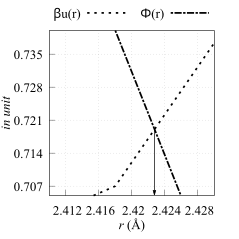

Here is the gnuplot script that generated this plot:
set arrow 1 from 2.42274,0.719056 to 2.42274,0.7051 head filled size screen 0.02,15 lw 2 lc rgb "black" front

lwca = 'LWCA.RES'

set terminal eps enhanced background rgb 'white' \
    size 2.39, 2.39                                    \
    font "Times New Roman,14pt"

set encoding iso_8859_1

set output 'sigma.eps'

#: range
xr_uf = 2.41
xr_ut = 2.430

yr_uf = 0.705
yr_ut = 0.740

set xr [xr_uf to xr_ut]
set yr [yr_uf to yr_ut]

#: tics
set ytics 0.0, 0.007 nomirror
set xtics 0.0, 0.004 nomirror

#: line styles

l_w = 5
set style line 11 dt (5,  10)                       lw l_w lc "black"
set style line 12 dt (5,  3, 15, 3) 		    lw l_w lc "black"

set xlabel "{/Times-Italic r} (\305)" offset 0, 0.5 font "Times New Roman,14"
set ylabel "{/Times-Italic in unit}" offset 2, 0 font "Times New Roman,14"

set grid
set size square

set key tmargin center offset 0, 0.05 horizontal maxrows 1 columns 2 \
           samplen 5 font "Times New Roman,14"

set margin 7.5, 3.7, 0.9, 0

pl lwca u 1:2 w l ls 11 title "{/Symbol b}u(r)", \
   ""   u 1:3 w l ls 12 title "{/Symbol F}(r)"
